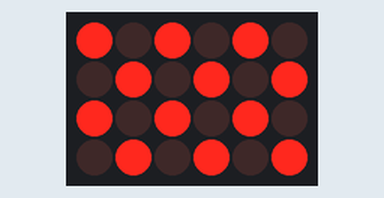
Simulated run of this sketch. Board: Arduino Uno, built with avr-gcc and run on an emulated ATmega328P. Parts: 6×4 LED matrix. Wiring (inferred from the names in the program): LED matrix (orientation assumed): rows pin 10, pin 11, pin 12, pin 13; columns pin 4, pin 5, pin 6, pin 7, pin 8, pin 9.

Above: at 0.1 s.

The sketch:

Blinking_checkerboard.pde
```cpp
/* //////////////////////////////////////////////////////////////////////////////////////////////////////////////////////////

 ===This Program is for use with the 4 x 6 LED matrix version 1.===


  /=============\
 |=====NOTES=====|
  \=============/


 --When using more than one LED at at a time, it is important to
 remember to build your program around P.O.V. (persistance of
 vision)

 ---The surface mount LED on the arduino board itself should only
 turn on when "R4" (digital pin 13) is HIGH.


 *///////////////////////////////////////////////////////////////////////////////////////////////////////////////////////////


#define C6 4
#define C5 5
#define C4 6
#define C3 7
#define C2 8
#define C1 9
#define R1 10
#define R2 11
#define R3 12
#define R4 13

int cy = 0;
int cy2 = 0;
int cy3 = 0;

int co1 = 0;
int co2 = 0;
int co3 = 0;
int co4 = 0;
int co5 = 0;
int co6 = 0;

int ro = 0;


void setup(){                 // Setup

    pinMode(C1, OUTPUT);      //  This block defines digital pins 4-13 as outputs.
  pinMode(C2, OUTPUT);
  pinMode(C3, OUTPUT);
  pinMode(C4, OUTPUT);
  pinMode(C5, OUTPUT);
  pinMode(C6, OUTPUT);
  pinMode(R1, OUTPUT);
  pinMode(R2, OUTPUT);
  pinMode(R3, OUTPUT);
  pinMode(R4, OUTPUT);
}


void loop(){      // This is the main section of the program and is where the animating happens

  cy = cy + 1;        // Adds 1 to cycle variable
  cy2 = cy2 + 1;      // Adds 1 to cycle2 variable
  cy3 = cy3 + 1;      // Adds 1 to cycle3 variable

  co1 = 0;      // This block resets all of the "LED column" variables
  co2 = 0;
  co3 = 0;
  co4 = 0;
  co5 = 0;
  co6 = 0;

  ro = 0;      // This resets the "LED row" variable

  digitalWrite(C1, LOW);      // This block turns off all of the LED column pins (pins 4-9)
  digitalWrite(C2, LOW);
  digitalWrite(C3, LOW);
  digitalWrite(C4, LOW);
  digitalWrite(C5, LOW);
  digitalWrite(C6, LOW);

  digitalWrite(R1, LOW);      // This block turns off all of the LED row pins (pins 10-13)
  digitalWrite(R2, LOW);
  digitalWrite(R3, LOW);
  digitalWrite(R4, LOW);


  ///////////////////// Start LED pattern
  if (cy2 == 500){
    delay(500);
    cy2 = 0;
  }
if (cy == 1){
  ro = 1;
  co1 = 1;
  co3 = 1;
  co5 = 1;
}
if (cy == 2){
  ro = 2;
  co2 = 1;
  co4 = 1;
  co6 = 1;
}
if (cy == 3){
  ro = 3;
  co1 = 1;
  co3 = 1;
  co5 = 1;
}
if (cy == 4){
  ro = 4;
  co2 = 1;
  co4 = 1;
  co6 = 1;
  cy = 0;
}


  ///////////////////// End LED pattern


  if (co1 == 1){                  //  This block tests the "LED column" variables. If the variable = 1, the
    digitalWrite(C1, HIGH);       //  corresponding column is turned on
  }
  if (co2 == 1){
    digitalWrite(C2, HIGH);
  }
  if (co3 == 1){
    digitalWrite(C3, HIGH);
  }
  if (co4 == 1){
    digitalWrite(C4, HIGH);
  }
  if (co5 == 1){
    digitalWrite(C5, HIGH);
  }
  if (co6 == 1){
    digitalWrite(C6, HIGH);
  }


  if (ro == 1){                  //  This block tests the "row LED" variable. If variable = 1, turn row 1 on.
    digitalWrite(R1, HIGH);      //  If variable = 2, turn row 2 on... (etc.)
  }
  if (ro == 2){
    digitalWrite(R2, HIGH);
  }
  if (ro == 3){
    digitalWrite(R3, HIGH);
  }
  if (ro == 4){
    digitalWrite(R4, HIGH);
  }

  delay(1);           //  The number in the bracket sets the amount of time the arduino
}                     //  will delay untill the next cycle. I have chosen 1 millisecond.
//  this is 1/1000 of a second, and thus we will have our program
//  repeeat at a rate of 1000 times a second (or 1 KiloHertz)
```

Measured:
- what the display in image 0 shows lasts 0.6 s, from 0.0 s to 0.6 s
